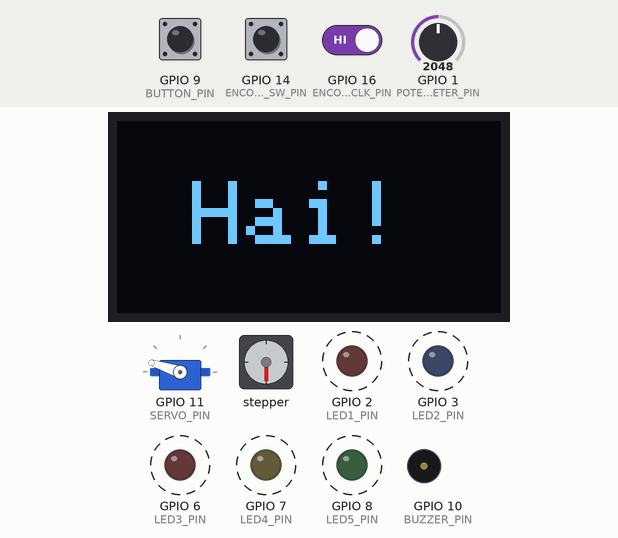
Bench run of a program on a simulated ESP32-S3. On the bench: servo, 128×64 one-colour display, stepper motor, output pins drawn as LEDs (lit = HIGH), buzzer (waves = sounding). Dashed ring = blinking. The test bench sets the inputs (shaded band); at power-on: GPIO 9 (BUTTON_PIN) HIGH, GPIO 14 (ENCODER_SW_PIN) HIGH, GPIO 1 (POTENTIOMETER_PIN) = 2048, GPIO 16 (ENCODER_CLK_PIN) HIGH. The display library's start-up logo is not drawn; stepper angles assume 200 steps per turn; what the program prints to the serial monitor is not drawn.

Above: at 6.6 s.
6.7 s: GPIO 9 (BUTTON_PIN) pulled LOW for 0.15 s
At 7.1 s:
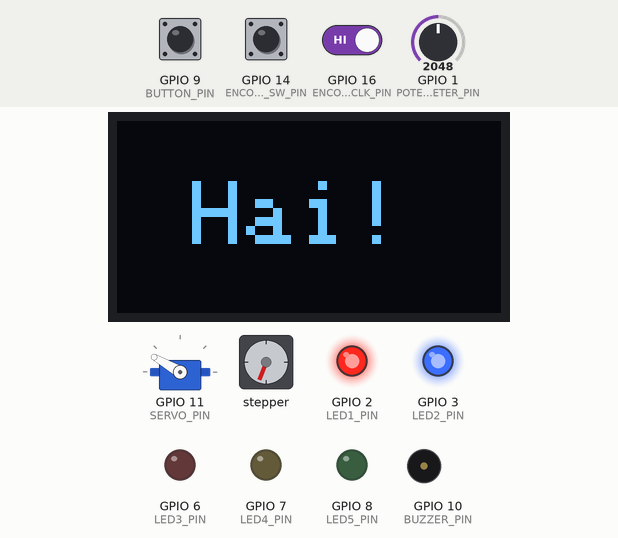
7.4 s: GPIO 14 (ENCODER_SW_PIN) driven LOW
At 9.47 s:
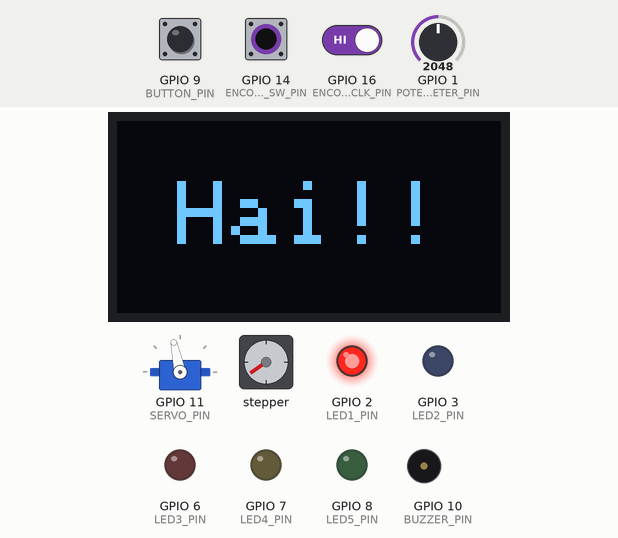
9.5 s: GPIO 14 (ENCODER_SW_PIN) driven HIGH
12.0 s: GPIO 14 (ENCODER_SW_PIN) driven LOW
14.1 s: GPIO 14 (ENCODER_SW_PIN) driven HIGH
At 16.49 s:
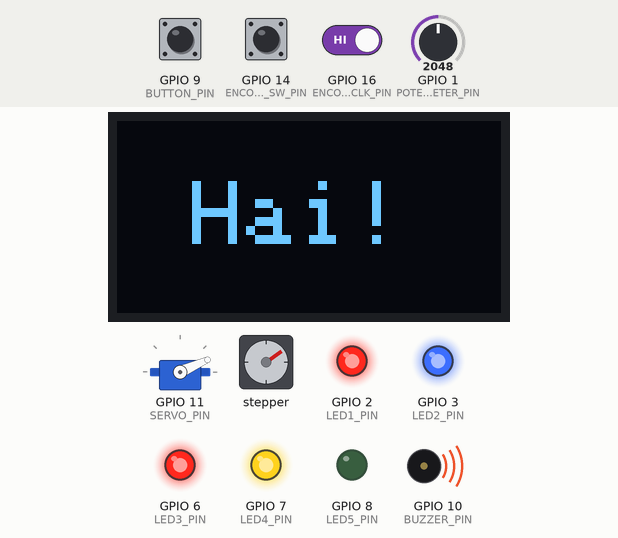
16.6 s: GPIO 14 (ENCODER_SW_PIN) driven LOW
At 18.84 s:
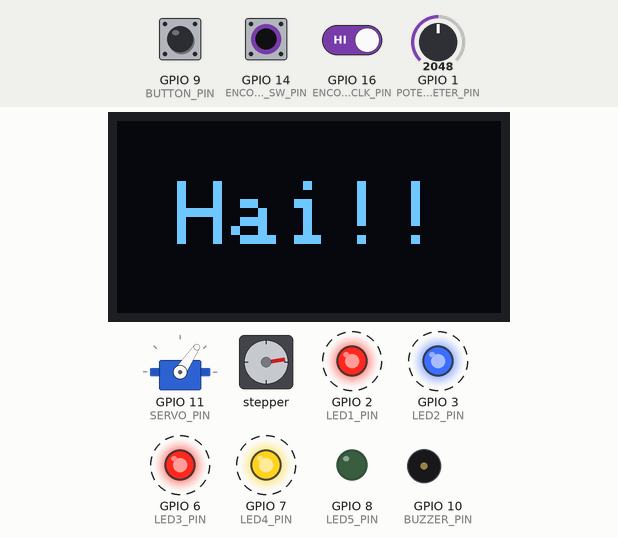
Timing chart, 0 to 21.7 s (numbered marks = the images above; inputs shaded):
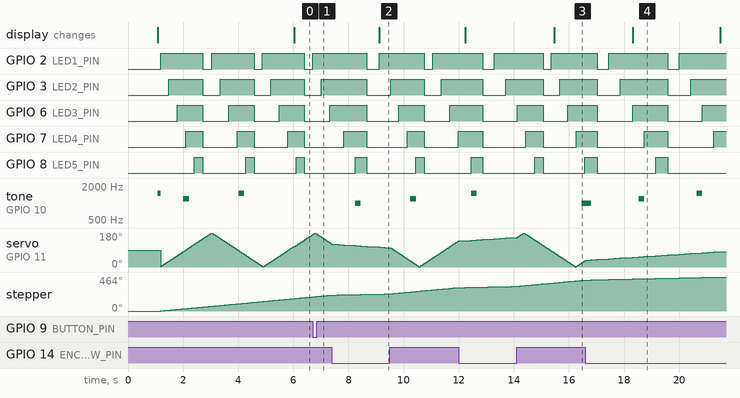

Measured:
- after the input at 14.1 s, tone on GPIO 10 (BUZZER_PIN): silent → 1000 Hz after 2.4 s
- after the input at 16.6 s, GPIO 2 (LED1_PIN): alternates HIGH for 2.1 s and LOW for 0.42 s, starting after 0.43 s; GPIO 3 (LED2_PIN): alternates HIGH for 1.7 s and LOW for 0.84 s, starting after 0.43 s
- by itself, GPIO 2 (LED1_PIN): alternates HIGH for 1.5 s and LOW for 0.30 s
- by itself, GPIO 3 (LED2_PIN): alternates HIGH for 1.2 s and LOW for 0.62 s
- by itself, GPIO 6 (LED3_PIN): alternates HIGH for 0.92 s and LOW for 0.93 s
- by itself, GPIO 7 (LED4_PIN): alternates HIGH for 0.61 s and LOW for 1.2 s
- by itself, GPIO 8 (LED5_PIN): alternates HIGH for 0.31 s and LOW for 1.5 s
- by itself, tone on GPIO 10 (BUZZER_PIN): plays 1500 Hz for 0.10 s, 1200 Hz for 0.21 s, 1500 Hz for 0.21 s

The program:

main.cpp
```cpp
#include <Wire.h>
#include <Adafruit_GFX.h>
#include <Adafruit_SSD1306.h>
#include <ESP32Servo.h>
#include <AccelStepper.h>

// Deklarasi PIN
// LED
#define LED1_PIN 2
#define LED2_PIN 3
#define LED3_PIN 6
#define LED4_PIN 7
#define LED5_PIN 8

// Button
#define BUTTON_PIN 9

// Buzzer
#define BUZZER_PIN 10

// Servo
#define SERVO_PIN 11

// Stepper Motor dengan AccelStepper
#define STEPPER_STEP_PIN 12
#define STEPPER_DIR_PIN 13
#define STEPS_PER_REV 200

// Rotary Encoder
#define ENCODER_SW_PIN 14
#define ENCODER_DT_PIN 15
#define ENCODER_CLK_PIN 16

// Potensiometer
#define POTENTIOMETER_PIN 1

// OLED Display
#define SCREEN_WIDTH 128
#define SCREEN_HEIGHT 64
#define OLED_SDA 5
#define OLED_SCL 4
#define OLED_ADDRESS 0x3C

// Inisialisasi objek
Adafruit_SSD1306 display(SCREEN_WIDTH, SCREEN_HEIGHT, &Wire, -1);
Servo myservo;
AccelStepper stepper(AccelStepper::DRIVER, STEPPER_STEP_PIN, STEPPER_DIR_PIN);

// Variabel global untuk setiap komponen
// Servo - benar-benar independen
int servoPosition = 0;
bool servoDirection = true;
unsigned long lastServoTime = 0;
const unsigned long servoInterval = 20;

// Stepper - benar-benar independen
long stepperTarget = 0;
bool stepperDirection = true;
unsigned long lastStepperTime = 0;
const unsigned long stepperInterval = 50;

// LED - benar-benar independen
unsigned long lastLEDTime = 0;
const unsigned long LEDInterval = 300;
int ledPattern = 0;

// Buzzer - BENAR-BENAR INDEPENDEN dengan pola sendiri
unsigned long lastBuzzerTime = 0;
const unsigned long buzzerInterval = 2000; // 1 detik
int buzzerSequence = 0;
bool buzzerActive = false;
unsigned long buzzerStartTime = 0;
const unsigned long buzzerDuration = 200; // durasi setiap beep

// Button - benar-benar independen dengan fungsi sendiri
bool lastButtonState = true;
unsigned long lastButtonPressTime = 0;
const unsigned long buttonDebounce = 200;
int buttonPressCount = 0;

// Encoder - benar-benar independen
int encoderValue = 0;
int lastEncoderCLK = HIGH;

// Potensiometer - benar-benar independen
int potValue = 0;
unsigned long lastPotTime = 0;
const unsigned long potInterval = 100;

// OLED - benar-benar independen
unsigned long lastOLEDTime = 0;
const unsigned long OLEDInterval = 3000;
int oledState = 0;

// Deklarasi fungsi
void initializeComponents();
void updateServo();
void updateStepper();
void updateLEDs();
void updateBuzzer();
void updateButton();
void updateEncoder();
void updatePotentiometer();
void updateOLED();

void setup() {
  Serial.begin(115200);

  // Inisialisasi semua komponen
  initializeComponents();

  Serial.println("All components initialized - Running completely independently");
}

void loop() {
  // Update setiap komponen secara independen
  updateServo();
  updateStepper();
  updateLEDs();
  updateBuzzer();
  updateButton();
  updateEncoder();
  updatePotentiometer();
  updateOLED();

  delay(10);
}

void initializeComponents() {
  // Inisialisasi PIN
  pinMode(LED1_PIN, OUTPUT);
  pinMode(LED2_PIN, OUTPUT);
  pinMode(LED3_PIN, OUTPUT);
  pinMode(LED4_PIN, OUTPUT);
  pinMode(LED5_PIN, OUTPUT);
  pinMode(BUTTON_PIN, INPUT_PULLUP);
  pinMode(BUZZER_PIN, OUTPUT);
  pinMode(ENCODER_SW_PIN, INPUT_PULLUP);
  pinMode(ENCODER_DT_PIN, INPUT);
  pinMode(ENCODER_CLK_PIN, INPUT);

  // Inisialisasi Servo - independen
  ESP32PWM::allocateTimer(0);
  myservo.setPeriodHertz(50);
  myservo.attach(SERVO_PIN, 500, 2400);
  myservo.write(90);

  // Inisialisasi Stepper dengan AccelStepper - independen
  stepper.setMaxSpeed(800);
  stepper.setAcceleration(400);
  stepper.setCurrentPosition(0);

  // Inisialisasi OLED - independen
  Wire.begin(OLED_SDA, OLED_SCL);
  if(!display.begin(SSD1306_SWITCHCAPVCC, OLED_ADDRESS)) {
    Serial.println(F("SSD1306 allocation failed"));
    for(;;);
  }
  display.display();
  delay(1000);
  display.clearDisplay();

  // Tampilkan "Hai" pertama kali
  display.setTextSize(3);
  display.setTextColor(SSD1306_WHITE);
  display.setCursor(30, 20);
  display.println("Hai");
  display.display();

  // Buzzer startup beep - independen (hanya sekali di awal)
  tone(BUZZER_PIN, 1500, 200);
  delay(100);
  noTone(BUZZER_PIN);
}

void updateServo() {
  unsigned long currentTime = millis();

  if (currentTime - lastServoTime >= servoInterval) {
    // Servo bergerak otomatis dari 0-180 derajat
    if (servoDirection) {
      servoPosition += 2;
      if (servoPosition >= 180) {
        servoDirection = false;
      }
    } else {
      servoPosition -= 2;
      if (servoPosition <= 0) {
        servoDirection = true;
      }
    }

    myservo.write(servoPosition);
    lastServoTime = currentTime;
  }
}

void updateStepper() {
  unsigned long currentTime = millis();

  if (currentTime - lastStepperTime >= stepperInterval) {
    // Stepper bergerak otomatis maju mundur
    if (stepper.distanceToGo() == 0) {
      if (stepperDirection) {
        stepperTarget += 800; // 4 revolusi
      } else {
        stepperTarget -= 800; // 4 revolusi
      }

      stepper.moveTo(stepperTarget);

      // Ubah arah jika mencapai batas
      if (stepper.currentPosition() >= 3200) {
        stepperDirection = false;
      } else if (stepper.currentPosition() <= -3200) {
        stepperDirection = true;
      }
    }

    stepper.run();
    lastStepperTime = currentTime;
  }
}

void updateLEDs() {
  unsigned long currentTime = millis();

  if (currentTime - lastLEDTime >= LEDInterval) {
    // Pola LED berjalan independen
    switch(ledPattern) {
      case 0:
        digitalWrite(LED1_PIN, HIGH);
        digitalWrite(LED2_PIN, LOW);
        digitalWrite(LED3_PIN, LOW);
        digitalWrite(LED4_PIN, LOW);
        digitalWrite(LED5_PIN, LOW);
        break;
      case 1:
        digitalWrite(LED1_PIN, HIGH);
        digitalWrite(LED2_PIN, HIGH);
        digitalWrite(LED3_PIN, LOW);
        digitalWrite(LED4_PIN, LOW);
        digitalWrite(LED5_PIN, LOW);
        break;
      case 2:
        digitalWrite(LED1_PIN, HIGH);
        digitalWrite(LED2_PIN, HIGH);
        digitalWrite(LED3_PIN, HIGH);
        digitalWrite(LED4_PIN, LOW);
        digitalWrite(LED5_PIN, LOW);
        break;
      case 3:
        digitalWrite(LED1_PIN, HIGH);
        digitalWrite(LED2_PIN, HIGH);
        digitalWrite(LED3_PIN, HIGH);
        digitalWrite(LED4_PIN, HIGH);
        digitalWrite(LED5_PIN, LOW);
        break;
      case 4:
        digitalWrite(LED1_PIN, HIGH);
        digitalWrite(LED2_PIN, HIGH);
        digitalWrite(LED3_PIN, HIGH);
        digitalWrite(LED4_PIN, HIGH);
        digitalWrite(LED5_PIN, HIGH);
        break;
      case 5:
        digitalWrite(LED1_PIN, LOW);
        digitalWrite(LED2_PIN, LOW);
        digitalWrite(LED3_PIN, LOW);
        digitalWrite(LED4_PIN, LOW);
        digitalWrite(LED5_PIN, LOW);
        break;
    }

    ledPattern = (ledPattern + 1) % 6;
    lastLEDTime = currentTime;
  }
}

void updateBuzzer() {
  unsigned long currentTime = millis();

  // Buzzer memiliki timing sendiri yang benar-benar independen
  if (currentTime - lastBuzzerTime >= buzzerInterval) {
    // Hanya memulai sequence buzzer, tidak langsung memainkan tone
    buzzerSequence = (buzzerSequence + 1) % 4;
    buzzerActive = true;
    buzzerStartTime = currentTime;
    lastBuzzerTime = currentTime;
  }

  // Kontrol durasi beep yang aktif
  if (buzzerActive) {
    if (currentTime - buzzerStartTime < buzzerDuration) {
      // Mainkan tone berdasarkan sequence
      switch(buzzerSequence) {
        case 0:
          tone(BUZZER_PIN, 1000); // Frekuensi 1000Hz
          break;
        case 1:
          tone(BUZZER_PIN, 1200); // Frekuensi 1200Hz
          break;
        case 2:
          tone(BUZZER_PIN, 1500); // Frekuensi 1500Hz
          break;
        case 3:
          // Diam pada sequence ini
          noTone(BUZZER_PIN);
          break;
      }
    } else {
      // Matikan buzzer setelah durasi selesai
      noTone(BUZZER_PIN);
      buzzerActive = false;
    }
  }
}

void updateButton() {
  bool currentButtonState = digitalRead(BUTTON_PIN);
  unsigned long currentTime = millis();

  // Debounce button
  if (currentButtonState != lastButtonState) {
    if (currentButtonState == LOW) {
      // Button ditekan
      if (currentTime - lastButtonPressTime > buttonDebounce) {
        buttonPressCount++;
        Serial.print("Button pressed! Count: ");
        Serial.println(buttonPressCount);

        lastButtonPressTime = currentTime;
      }
    }
    lastButtonState = currentButtonState;
  }
}

void updateEncoder() {
  int currentCLK = digitalRead(ENCODER_CLK_PIN);

  if (currentCLK != lastEncoderCLK) {
    if (digitalRead(ENCODER_DT_PIN) != currentCLK) {
      encoderValue++;
    } else {
      encoderValue--;
    }
    // Batasi nilai encoder
    encoderValue = constrain(encoderValue, -1000, 1000);
    lastEncoderCLK = currentCLK;
  }

  // Reset encoder jika tombol encoder ditekan
  if (digitalRead(ENCODER_SW_PIN) == LOW) {
    encoderValue = 0;
    delay(200); // Debounce sederhana
  }
}

void updatePotentiometer() {
  unsigned long currentTime = millis();

  if (currentTime - lastPotTime >= potInterval) {
    potValue = analogRead(POTENTIOMETER_PIN);
    lastPotTime = currentTime;
  }
}

void updateOLED() {
  unsigned long currentTime = millis();

  if (currentTime - lastOLEDTime >= OLEDInterval) {
    display.clearDisplay();

    // OLED hanya menampilkan "Hai" dengan variasi sederhana
    display.setTextSize(3);
    display.setTextColor(SSD1306_WHITE);

    switch(oledState) {
      case 0:
        display.setCursor(30, 20);
        display.println("Hai");
        break;
      case 1:
        display.setCursor(25, 20);
        display.println("Hai!");
        break;
      case 2:
        display.setCursor(20, 20);
        display.println("Hai!!");
        break;
    }

    display.display();
    oledState = (oledState + 1) % 3;
    lastOLEDTime = currentTime;
  }
}
```
